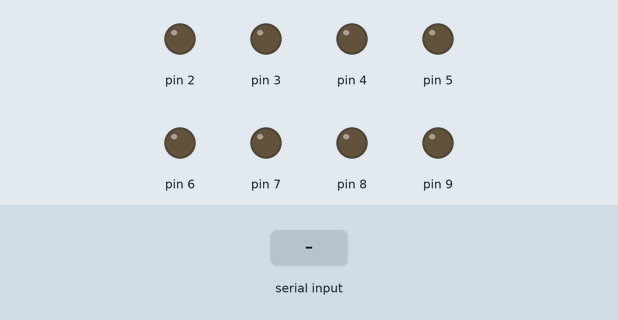
This sketch was run on a simulated Arduino Uno, built with avr-gcc and run on an emulated ATmega328P. Parts: output pins drawn as LEDs (lit = HIGH). Dashed ring = blinking. Inputs (shaded band) come from the test bench.

Above: at 1.2 s.
1.3 s: "90,45\n" received over Serial
At 1.55 s:
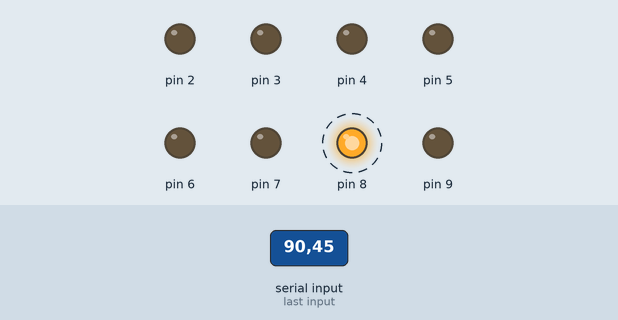
4.3 s: "30,150\n" received over Serial
At 4.55 s:
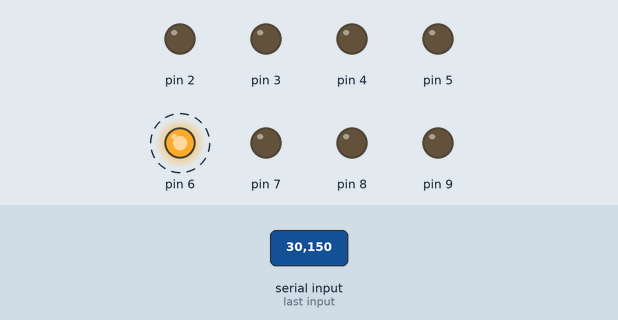
7.3 s: "200\n" received over Serial
At 7.55 s:
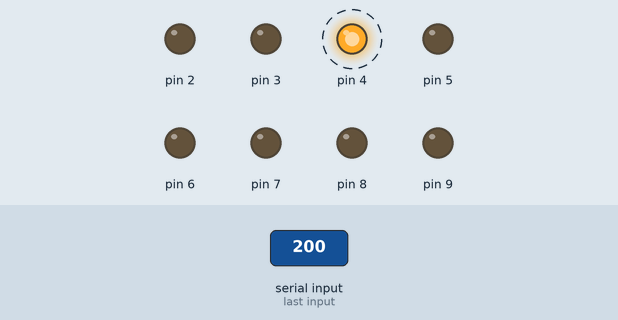
10.3 s: "90,45\n" received over Serial
At 10.55 s:
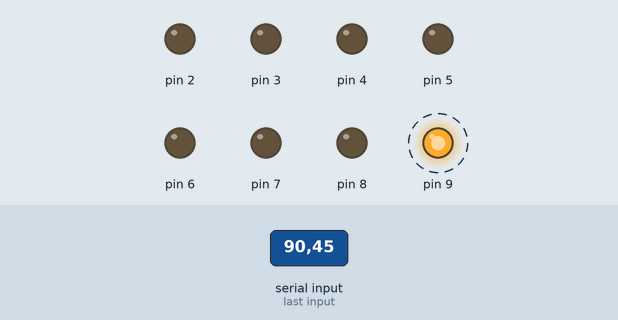
13.3 s: "30,150\n" received over Serial
At 13.55 s:
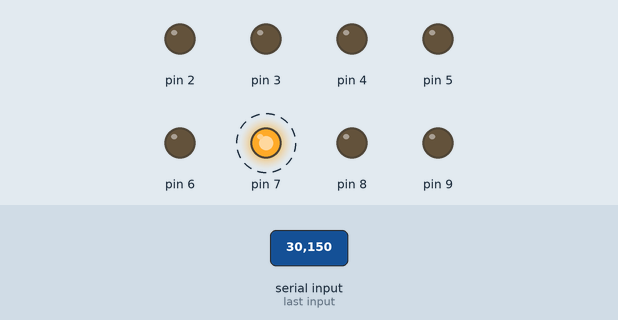
16.3 s: "200\n" received over Serial
At 16.55 s:
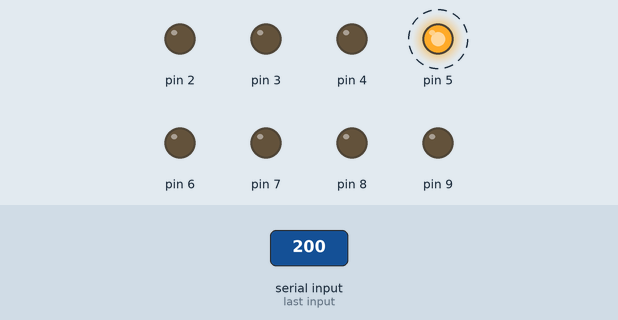
Timing chart, 0 to 19.3 s (numbered marks = the images above; inputs shaded):
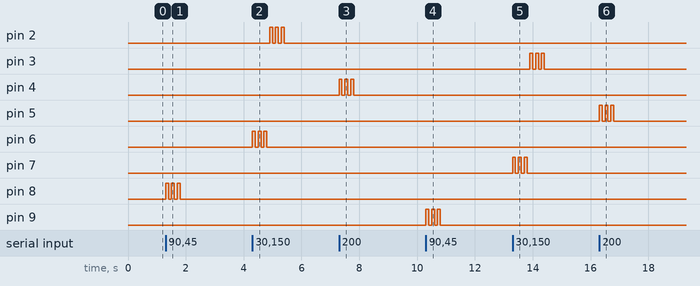

Measured:
- after the input at 1.3 s, pin 8: alternates HIGH for 0.10 s and LOW for 0.10 s, 6 changes in all, then stays LOW, starting at once
- after the input at 4.3 s, pin 2: alternates HIGH for 0.10 s and LOW for 0.10 s, 6 changes in all, then stays LOW, starting after 0.60 s; pin 6: alternates HIGH for 0.10 s and LOW for 0.10 s, 6 changes in all, then stays LOW, starting at once
- after the input at 7.3 s, pin 4: alternates HIGH for 0.10 s and LOW for 0.10 s, 6 changes in all, then stays LOW, starting at once
- after the input at 10.3 s, pin 9: alternates HIGH for 0.10 s and LOW for 0.10 s, 6 changes in all, then stays LOW, starting at once
- after the input at 13.3 s, pin 3: alternates HIGH for 0.10 s and LOW for 0.10 s, 6 changes in all, then stays LOW, starting after 0.60 s; pin 7: alternates HIGH for 0.10 s and LOW for 0.10 s, 6 changes in all, then stays LOW, starting at once
- after the input at 16.3 s, pin 5: alternates HIGH for 0.10 s and LOW for 0.10 s, 6 changes in all, then stays LOW, starting at once

The sketch:

Smart_Outlets.ino
```cpp
/* INFO
 * Author   : Ryan Bode
 * Class    : TSM 435
 * Professor: Bhalerao
 * Project  : "Smart Outlets"
 * Date Due : 12/19/18
 * Last Edit: 12/07/18
 */
// define and initialize boolean variable to store on/off states
// define photosensor pin in case i decide to implement it
// #define pSensor A0

// define pirSensor pin for future implementation
// #define pirSensor 10

// define boolean array to record device states
boolean device[4]= {false,false,false,false};

// define integer value for pirSensor telling whether 0-LOW or 1-HIGH
// int pirValue = 0;

/* void setup()
 * in setup() set pinModes for pins attatched to relay and then begin
 * serial connection for rx/tx with raspberrypi set pSensor pin to
 * activate internal 20Kohm pullup resistor in code to eliminate need for
 * external pullup resistor
 */
void setup()
{
  for(int i=2; i<10;i++)
   pinMode(i,OUTPUT);
  Serial.begin(9600);
}

/* void loop()
 * Use loop() method to read serial data then trigger a button to be pressed
 * on the remote of the outlets and store whether the device is on or off
 * into relay array variable in case i want to use that info to update flask page
 * to display whether or not the appliance or device is on or off
 */
void loop()
{
  int ser=0;
  if(Serial.available()) //should recieve 1-4 for serial data
    ser=Serial.read()-'0';
  if(ser>0 && ser<5)
    device[ser-1]=relayTrigger(ser-1); // device[ser-1] for off by 1 using array
}

/* boolean relayTrigger(int r)
 * relays will be connected/soldered to button pins on remote to simulate button
 * presses by setting relay high then low, thus opening and closing connections
 * of the hardware button on remote. The simulated button push will activate
 * the relay inside the wireless outlets flipping it on and off
 */
boolean relayTrigger(int d)
{
  if(device[d]==true)
  {
    for(int z=0;z<3;z++)
    {
      digitalWrite(d*2+3,HIGH);
      delay(100);
      digitalWrite(d*2+3,LOW);
      delay(100);
    }
    return false;
  }
  else
  {
    for(int z1=0;z1<3;z1++)
    {
      digitalWrite(d*2+2,HIGH);
      delay(100);
      digitalWrite(d*2+2,LOW);
      delay(100);
    }
    return true;
  }
}

/* boolean lightRelayTrigger(int r)
 * relays will be connected/soldered to button pins on remote to simulate button
 * presses by setting relay high then low, thus opening and closing connections
 * of the hardware button on remote. The simulated button push will activate
 * the relay inside the wireless outlets flipping it on and off
 */
boolean lightRelayTrigger(int r)
{
  for(int i=0;i<3;i++)
  {
    digitalWrite(r,HIGH);
    delay(100);
    digitalWrite(r,LOW);
    delay(100);
  }
  return true;
}
```
